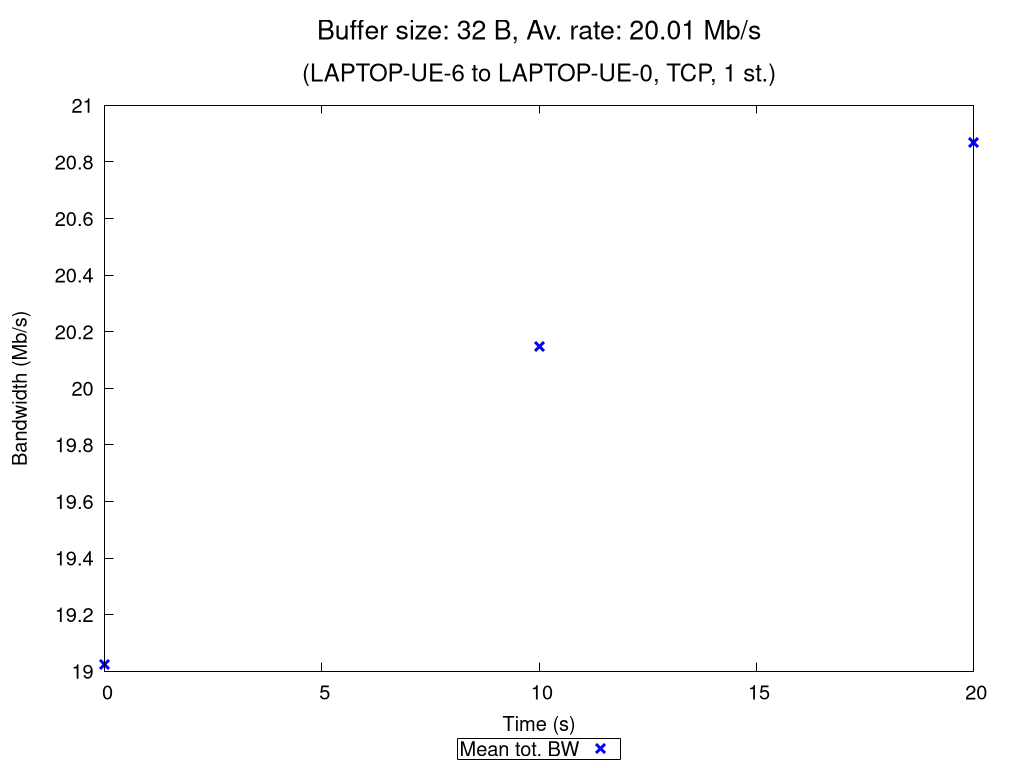

This chart was generated by the following gnuplot code:
set terminal pngcairo nocrop enhanced size 1024,768 font "Verdana,15"
set output "TCP_1_st_2020_11_05_12-23-01_two2one_00032B.png"

set title "{/=20 Buffer size: 32 B, Av. rate: 20.01 Mb/s}\n\n{/=18 (LAPTOP-UE-6 to LAPTOP-UE-0, TCP, 1 st.)}"

set xlabel "Time (s)"
set ylabel "Bandwidth (Mb/s)"
set ytics nomirror
set key bmargin center horizontal box samplen 1 width -1
set bmargin 4.6
set rmargin 4.5

rf = 1000000.0  # rate factor
set style fill transparent solid 0.2 noborder
set autoscale xfix
plot "TCP_1_st_2020_11_05_12-23-01_two2one_00032B_iperf_processed.dat" using 1:($2/rf-$3/rf):($2/rf+$3/rf) with filledcurves lc rgb "blue" notitle, \
     "" using 1:($2/rf) with points pt 2 ps 1.5 lw 3 lc rgb "blue" title "Mean tot. BW", \
